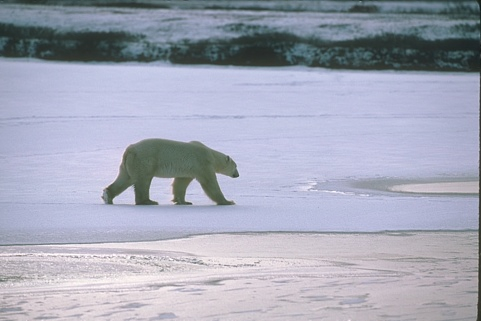
#> input picture evaluations/Evalution_Rain200L_Rain200H_SPA-Data/results/Rain200L/1.png, 481 x 321 px; its folder holds 3 pictures in this run
$ python evaluate_y_channel.py
#> lines starting #> are read from the running program, lines starting #| are printed output that depends on the picture; pictures that were not available may be replaced by others from this repository, and a replacement may not be noted
"""
复现 Matlab evaluate_PSNR_SSIM.m 的 Python 等价脚本。

核心: 在 YCbCr 色彩空间的 Y 通道上计算 PSNR 和 SSIM,
      与论文报告的指标完全一致。

用法:
  python evaluate_y_channel.py \
      --result_dir ./results/Rain200L \
      --gt_dir ./Datasets/Rain200L/test/target

  或直接修改下面的默认路径运行:
  python evaluate_y_channel.py
"""

import os
import argparse
import numpy as np
import cv2
from glob import glob


# ============================================================
# 精确复现 Matlab rgb2ycbcr (uint8 版本)
# ============================================================
# Matlab 的 rgb2ycbcr 对 uint8 输入使用以下公式:
#   Y  =  65.481 * R/255 + 128.553 * G/255 +  24.966 * B/255 +  16
#   Cb = -37.797 * R/255 -  74.203 * G/255 + 112.0   * B/255 + 128
#   Cr = 112.0   * R/255 -  93.786 * G/255 -  18.214 * B/255 + 128
# 输出 uint8, 范围 [16, 235] (Y) / [16, 240] (Cb, Cr)
#
# 简化后只取 Y 通道:
#   Y = 0.256789 * R + 0.504129 * G + 0.097906 * B + 16
# ============================================================

def rgb2ycbcr_y(img_rgb):
    """
    将 RGB uint8 图像转换为 YCbCr 并返回 Y 通道 (uint8)。
    精确复现 Matlab 的 rgb2ycbcr 行为。

    Args:
        img_rgb: numpy array, shape (H, W, 3), dtype uint8, RGB 顺序

    Returns:
        y_channel: numpy array, shape (H, W), dtype uint8
    """
    img = img_rgb.astype(np.float64)
    y = 65.481 / 255.0 * img[:, :, 0] + \
        128.553 / 255.0 * img[:, :, 1] + \
        24.966 / 255.0 * img[:, :, 2] + 16.0
    return np.round(y).clip(0, 255).astype(np.uint8)


def compute_psnr_y(img1, img2):
    """
    计算 Y 通道 PSNR, 复现 Matlab evaluate_PSNR_SSIM.m 中的 compute_psnr。

    Args:
        img1, img2: numpy array, shape (H, W, 3), dtype uint8, RGB 顺序
    """
    y1 = rgb2ycbcr_y(img1).astype(np.float64)
    y2 = rgb2ycbcr_y(img2).astype(np.float64)
    diff = y1 - y2
    rmse = np.sqrt(np.mean(diff ** 2))
    if rmse == 0:
        return float('inf')
    return 20.0 * np.log10(255.0 / rmse)


def compute_ssim_y(img1, img2):
    """
    计算 Y 通道 SSIM, 复现 Matlab evaluate_PSNR_SSIM.m 中的 compute_ssim。
    使用 Matlab SSIM_index 的默认参数: 11x11 Gaussian (sigma=1.5), K=[0.01, 0.03], L=255

    Args:
        img1, img2: numpy array, shape (H, W, 3), dtype uint8, RGB 顺序
    """
    y1 = rgb2ycbcr_y(img1).astype(np.float64)
    y2 = rgb2ycbcr_y(img2).astype(np.float64)
    return _ssim_matlab(y1, y2)


def _ssim_matlab(img1, img2):
    """
    复现 Matlab SSIM_index 函数。
    默认参数: window=fspecial('gaussian',11,1.5), K=[0.01,0.03], L=255
    """
    K1, K2, L = 0.01, 0.03, 255.0
    C1 = (K1 * L) ** 2
    C2 = (K2 * L) ** 2

    # fspecial('gaussian', 11, 1.5)
    window = _fspecial_gaussian(11, 1.5)

    mu1 = cv2.filter2D(img1, -1, window)[5:-5, 5:-5]
    mu2 = cv2.filter2D(img2, -1, window)[5:-5, 5:-5]
    mu1_sq = mu1 * mu1
    mu2_sq = mu2 * mu2
    mu1_mu2 = mu1 * mu2
    sigma1_sq = cv2.filter2D(img1 * img1, -1, window)[5:-5, 5:-5] - mu1_sq
    sigma2_sq = cv2.filter2D(img2 * img2, -1, window)[5:-5, 5:-5] - mu2_sq
    sigma12 = cv2.filter2D(img1 * img2, -1, window)[5:-5, 5:-5] - mu1_mu2

    ssim_map = ((2 * mu1_mu2 + C1) * (2 * sigma12 + C2)) / \
               ((mu1_sq + mu2_sq + C1) * (sigma1_sq + sigma2_sq + C2))
    return np.mean(ssim_map)


def _fspecial_gaussian(size, sigma):
    """复现 Matlab fspecial('gaussian', size, sigma)"""
    x = np.arange(0, size, dtype=np.float64) - (size - 1) / 2.0
    g = np.exp(-x ** 2 / (2 * sigma ** 2))
    g = np.outer(g, g)
    return g / g.sum()


def main():
    parser = argparse.ArgumentParser(description='Y-channel PSNR/SSIM (复现 Matlab 评估)')
    parser.add_argument('--result_dir', type=str,
                        default='./evaluations/Evalution_Rain200L_Rain200H_SPA-Data/results/Rain200L',
                        help='去雨结果图目录')
    parser.add_argument('--gt_dir', type=str,
                        default='../data/Rain200L/test/target',
                        help='Ground truth 目录')
    args = parser.parse_args()

    # 收集图片 (支持 .png 和 .jpg)
    result_imgs = sorted(glob(os.path.join(args.result_dir, '*.png')) +
                         glob(os.path.join(args.result_dir, '*.jpg')))
    gt_imgs = sorted(glob(os.path.join(args.gt_dir, '*.png')) +
                     glob(os.path.join(args.gt_dir, '*.jpg')))

    if len(result_imgs) == 0:
        print(f"错误: {args.result_dir} 下没有找到图片")
        return
    if len(gt_imgs) == 0:
        # 尝试常见的其他 GT 目录名
        for alt in ['target', 'targets', 'gt', 'groundtruth']:
            alt_dir = os.path.join(os.path.dirname(args.gt_dir), alt)
            gt_imgs = sorted(glob(os.path.join(alt_dir, '*.png')) +
                             glob(os.path.join(alt_dir, '*.jpg')))
            if len(gt_imgs) > 0:
                print(f"在 {alt_dir} 找到 GT 图片")
                break
        if len(gt_imgs) == 0:
            print(f"错误: {args.gt_dir} 下没有找到 GT 图片")
            return

    print(f"结果图: {len(result_imgs)} 张  ({args.result_dir})")
    print(f"GT 图:  {len(gt_imgs)} 张  ({args.gt_dir})")

    if len(result_imgs) != len(gt_imgs):
        print(f"警告: 结果图数量 ({len(result_imgs)}) != GT 数量 ({len(gt_imgs)})")
        # 尝试按文件名匹配
        gt_dict = {}
        for p in gt_imgs:
            name = os.path.splitext(os.path.basename(p))[0]
            gt_dict[name] = p

    total_psnr = 0.0
    total_ssim = 0.0
    count = 0

    for i, result_path in enumerate(result_imgs):
        result_name = os.path.splitext(os.path.basename(result_path))[0]

        # 匹配 GT
        if len(result_imgs) == len(gt_imgs):
            gt_path = gt_imgs[i]
        else:
            gt_path = gt_dict.get(result_name)
            if gt_path is None:
                print(f"  跳过 {result_name}: 未找到对应 GT")
                continue

        # 读取图片 (cv2 读取为 BGR, 转为 RGB)
        img_result = cv2.imread(result_path)
#> img_result is the input picture: shape (321, 481, 3); mean B, G, R 183.7, 167.7, 164.3
        img_gt = cv2.imread(gt_path)

        if img_result is None:
            print(f"  跳过: 无法读取 {result_path}")
            continue
        if img_gt is None:
            print(f"  跳过: 无法读取 {gt_path}")
            continue

        img_result = cv2.cvtColor(img_result, cv2.COLOR_BGR2RGB)
        img_gt = cv2.cvtColor(img_gt, cv2.COLOR_BGR2RGB)

        # 确保尺寸一致
        if img_result.shape != img_gt.shape:
            h = min(img_result.shape[0], img_gt.shape[0])
            w = min(img_result.shape[1], img_gt.shape[1])
            img_result = img_result[:h, :w, :]
            img_gt = img_gt[:h, :w, :]

        psnr_val = compute_psnr_y(img_result, img_gt)
#> in rgb2ycbcr_y, `y = 65.481 / 255.0 * img[:, :, 0] + \ 128.553 / 255.0 * img[:, :, 1] +..`:
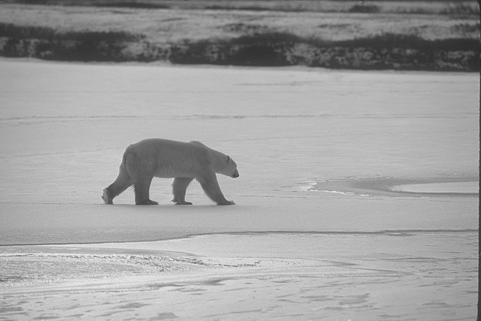
#> y: shape (321, 481) float64; min 38.17, max 235, mean 160.7
#> in compute_psnr_y, `diff = y1 - y2`: diff: shape (321, 481) float64; every value is 0
#> in compute_psnr_y, `rmse = np.sqrt(np.mean(diff ** 2))`: rmse = 0
#> psnr_val = inf
        ssim_val = compute_ssim_y(img_result, img_gt)
#> in _ssim_matlab, `mu1 = cv2.filter2D(img1, -1, window)[5:-5, 5:-5]`:
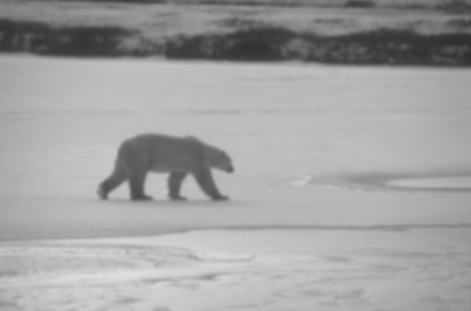
#> mu1: shape (311, 471) float64; min 47.77, max 223.3, mean 162.1
#> in _ssim_matlab, `mu1_sq = mu1 * mu1`:
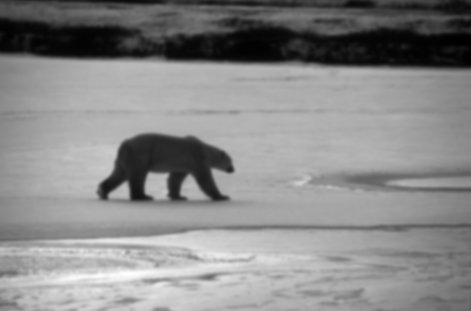
#> mu1_sq: shape (311, 471) float64; min 2281.7, max 49843.6, mean 27848.5; drawn with min black and max white
#> in _ssim_matlab, `sigma1_sq = cv2.filter2D(img1 * img1, -1, window)[5:-5, 5:-5] - mu1_sq`:
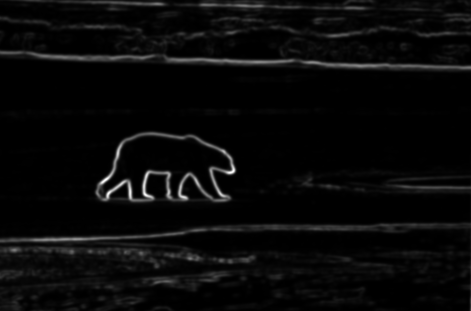
#> sigma1_sq: shape (311, 471) float64; min 0.182, max 2486.8, mean 93.2; drawn with min black and max white
#> in _ssim_matlab, `ssim_map = ((2 * mu1_mu2 + C1) * (2 * sigma12 + C2)) / \ ((mu1_sq + mu..`: ssim_map: shape (311, 471) float64; every value is 1
#> ssim_val = 1
        total_psnr += psnr_val
#> total_psnr = inf
        total_ssim += ssim_val
#> total_ssim = 1
        count += 1

    if count > 0:
        avg_psnr = total_psnr / count
#> avg_psnr = inf
        avg_ssim = total_ssim / count
#> avg_ssim = 1
        print(f"\n{'='*50}")
        print(f"  Y-channel PSNR: {avg_psnr:.4f} dB")
#|   Y-channel PSNR: inf dB
        print(f"  Y-channel SSIM: {avg_ssim:.4f}")
#|   Y-channel SSIM: 1.0000
        print(f"  评估图片数量:   {count}")
        print(f"{'='*50}")
        print(f"\n这个结果应与 Matlab evaluate_PSNR_SSIM.m 一致,")
        print(f"即论文中报告的指标。")
    else:
        print("没有成功评估任何图片")


if __name__ == '__main__':
    main()
